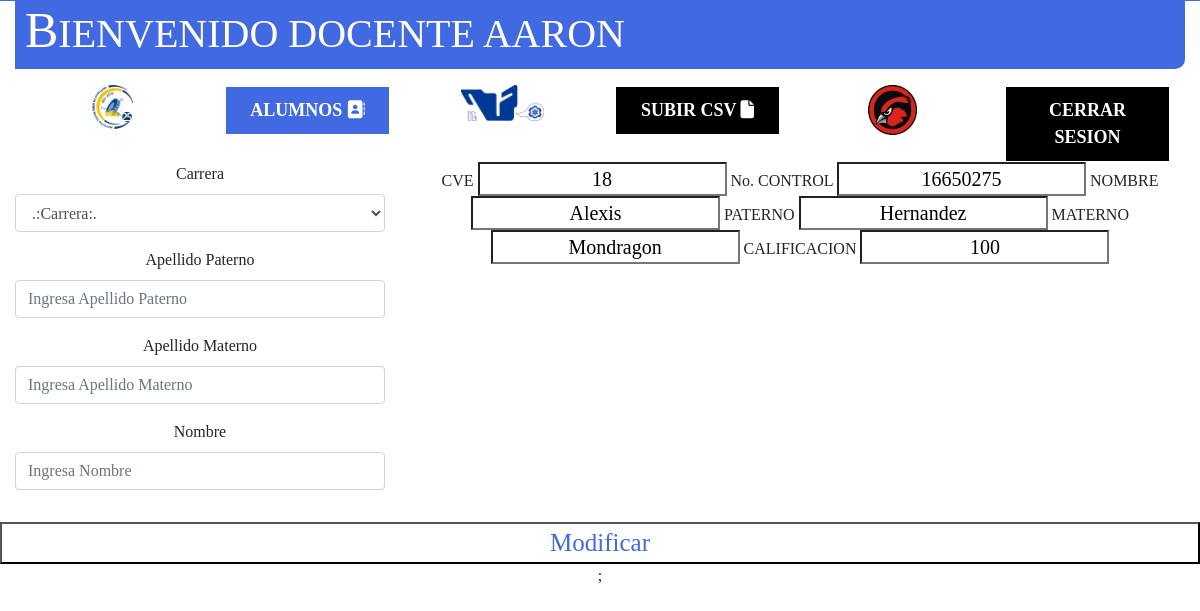
Page /Docente/modificarCalificacion.php?cve=18 (signed in) on the committed database.
### tables this page shows
CREATE TABLE `calificaciones` (
  `cve_cal` int(11) NOT NULL,
  `califi_cal` int(11) NOT NULL,
  `cve_alu` int(11) NOT NULL,
  `cve_usu` int(11) NOT NULL,
  `datetime_cal` datetime NOT NULL
);

CREATE TABLE `alumnos` (
  `cve_alu` int(11) NOT NULL,
  `nombre_alu` varchar(30) NOT NULL,
  `app_alu` varchar(30) NOT NULL,
  `apm_alu` varchar(30) NOT NULL
);

### Docente/modificarCalificacion.php (the view, shortened to what this page needs)
<?php
include_once "encabezado.php";
?>
<div>
	<center>
		<div class="col-sm-4">
                <table border="1" class="table table-hover">
                    <div class="form-group">
                        <label for="carrera_alu">Carrera</label>
                        <select name="carrera_alu" class="form-control">
                            <option>.:Carrera:.</option>
                        </select>
                    </div>
                    <div class="form-group">
                        <label for="app_alu">Apellido Paterno</label>
                        <input type="text" class="form-control" name="app_alu" placeholder="Ingresa Apellido Paterno" autocomplete="off" required>
                    </div>
                    <div class="form-group">
                        <label for="apm_alu">Apellido Materno</label>
                        <input type="text" class="form-control" name="apm_alu" placeholder="Ingresa Apellido Materno" autocomplete="off" required>
                    </div>
                    <div class="form-group">
                        <label for="nombre_alu">Nombre</label>
                        <input type="text" class="form-control" name="nombre_alu" placeholder="Ingresa Nombre" autocomplete="off" required>
                    </div>
                </table>
            </div>
			<?PHP
			if (isset($_GET['cve'])) {
				$consulta = "SELECT * from calificaciones join alumnos on alumnos.cve_alu = calificaciones.cve_alu join usuarios_cargos on usuarios_cargos.cve_usu=calificaciones.cve_usu join puestos on puestos.cve_pue = usuarios_cargos.cve_pue join personals on personals.cve_per = usuarios_cargos.cve_per join departamentos on departamentos.cve_dep = usuarios_cargos.cve_dep WHERE calificaciones.cve_cal=" . $_GET['cve'];
				$ejecuta = mysqli_query($mysqli, $consulta);
				$res = mysqli_fetch_assoc($ejecuta);
				echo '<form>
				<tr>
				<td id="cabeceraTabla">CVE</td>
				<td><input type="text" id="datosTablaInsertar" value="' . $res['cve_cal'] . '" readonly name="cve_cal" /></td>
					</tr>
				<tr>
				<td id="cabeceraTabla">No. CONTROL</td>
				<td><input type="text" id="datosTablaInsertar" value="' . $res['cve_alu'] . '" readonly name="cve_alu" /></td>
			</tr>
			<tr>
				<td id="cabeceraTabla">NOMBRE</td>
				<td><input type="text" id="datosTablaInsertar" value="' . $res['nombre_alu'] . '" readonly name="nombre_alu"/></td>
			</tr>
			<tr>
				<td id="cabeceraTabla">PATERNO</td>
				<td><input type="text" id="datosTablaInsertar"  value="' . $res['app_alu'] . '"  readonly name="app_alu"/></td>
			</tr>
			<tr>
				<td id="cabeceraTabla">MATERNO</td>
				<td><input type="text" id="datosTablaInsertar" value="' . $res['apm_alu'] . '" readonly name="apm_alu"/></td>
			</tr>
			<tr>
				<td id="cabeceraTabla">CALIFICACION</td>
				<td><input type="text" id="datosTablaInsertar" value="' . $res['califi_cal'] . '" name="califi_cal" /></td>
			</tr>
			';
			}
			?>
			<TR>
				<TD COLSPAN="6">
					<center>
						<input type="submit" value="Modificar" id="aceptar" name="guardar" />
					</center>
					</form>
		</table>;
	</center>
</div>
</body>
</html>

### css/estiloInicio.css (style rules this page uses)
* { margin: 0%; padding: 0%; list-style: none; text-decoration: none; font-family: "Times New Roman", Times, serif; box-sizing: border-box; }
[class*="col-"] { float: left; padding: 0%; }
#datosTablaInsertar { font-size: 20px; text-align: center; background: white; color:black; }
#aceptar { font-size: 25px; text-align: center; background: white; color:royalblue; width: 100%; height: 50%; }

### css/estilo.css (style rules this page uses)
body { margin-top: 0px; }

### rows in the picture
calificaciones: cve_cal "18", cve_alu "16650275", nombre_alu "Alexis", app_alu "Hernandez", apm_alu "Mondragon", califi_cal "100"

### other values in the picture
$_SESSION["nombre_usu"] "AARON"
